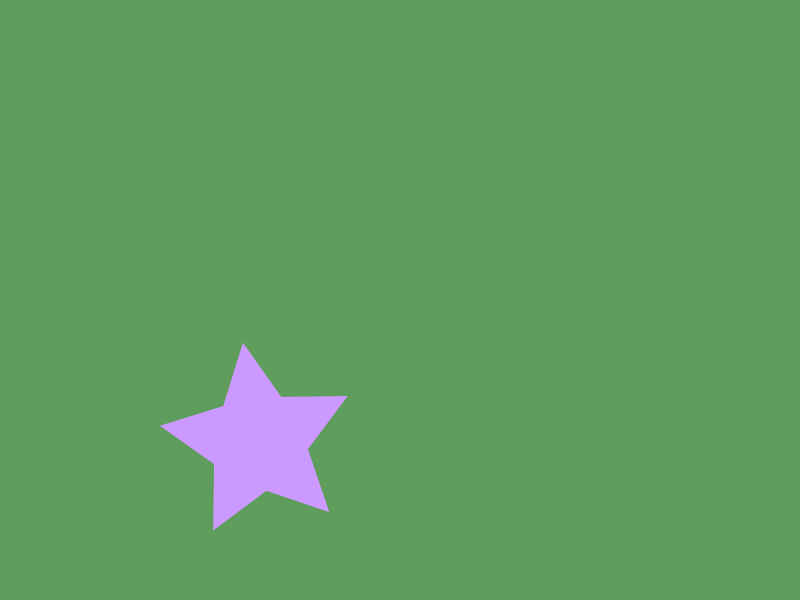
Frame 1 (no input)
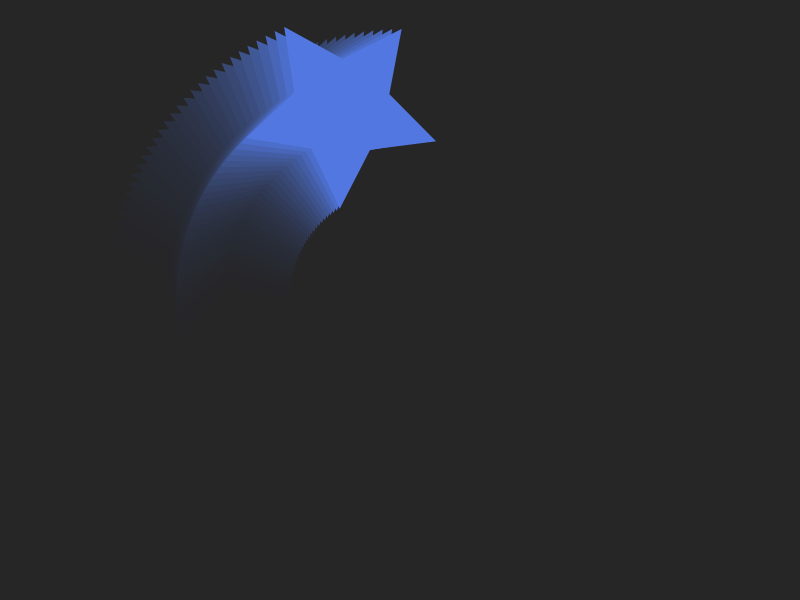
Frame 60 (the mouse pressed at the canvas centre just before this capture)
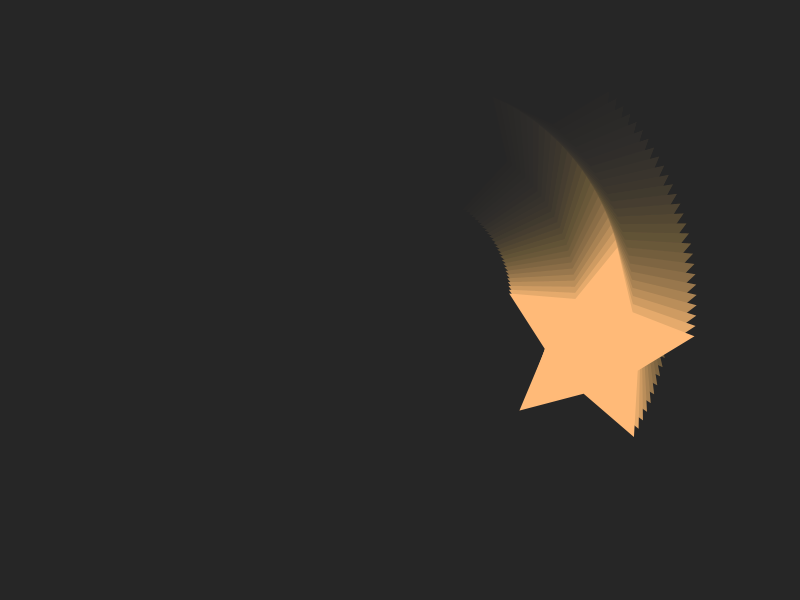
Frame 120 (the mouse held since frame 60 and released just before this capture)

The Processing sketch that drew these frames (run headless with seeded random() and noise(); from frame 60 on, the mouse is pressed at the canvas centre):

// Processing sketch: rotate_cube_object
// ── rotate_cube_object.pde
color[] c = {#CB99FF,#6187F1,#496ED7, #FFC969,#FF9999};

//定义位移变量
float x = 0.0 ;
customShape star = new customShape(0.5) ;
//建立一个设置函数
void setup(){
  //设置画布大小
  size(800,600) ;
  //设置背景颜色
  background(#67ad65);
  //去掉勾边
  noStroke();
  //矩形绘制从中心点开始
  rectMode(CENTER);
}

//建立绘图函数
void draw(){
  //用半透明覆盖画布的大矩形重新涂画布
  fill(#202020,30);
  rect(0,0,2*width, 2*height);
  //改变原点到画布中央
  translate(width/2  , height/2 );
  
  float factor = 0.0 ;
  color rc ;
  //判断区间
  if (int(2*x) % 360 < 72){
    //区间1
    factor = float(int(2*x) % 72) / 72.0 ;
    rc = lerpColor(c[0],c[1], factor);
  }
  else if ((int(2*x) % 360 >= 72) && (int(2*x) % 360 < 144)){
    //区间2
    factor = float(int(2*x) % 72) / 72.0 ;
    rc = lerpColor(c[1],c[2], factor);
  }  else if ((int(2*x) % 360 >= 144) && (int(2*x) % 360 < 216)){
    //区间3
    factor = float(int(2*x) % 72) / 72.0 ;
    rc = lerpColor(c[2],c[3], factor);
  }  else if ((int(2*x) % 360 >= 216) && (int(2*x) % 360 < 288)){
    //区间4
    factor = float(int(2*x) % 72) / 72.0 ;
    rc = lerpColor(c[3],c[4], factor);
  }  else{
    //区间5
    factor = float(int(2*x) % 72) / 72.0 ;
    rc = lerpColor(c[4],c[0], factor);
  }
  
  //计算需要绘制的颜色
  //color rc = lerpColor(c[0],c[4], factor);
  
  //重新定义旋转矩形的颜色
  fill(rc);
  //旋转下面图形，每次增加 n 倍的1度，换算成弧度单位
  rotate(0.25 * PI + 2 * x * PI / 180) ;
  
  //再次进行位移
  translate(0,200);
  
  //画矩形
  //rect(0,0,200,200);
  star.display() ;
  
  //增加x变量，作为角度增量计算的变量
  x = x + 1.0 ;
}

class customShape{
  int n = 5 ;
  float _scale = 1.0 ;
  customShape(float scale){
    _scale = scale ;
  }
  
  void display(){
    pushMatrix() ;
    scale(_scale);
    star(0,0,100,200,n);
    popMatrix() ;
  }
  
  void star(float x, float y, float radius1, float radius2, int npoints) {
    float angle = TWO_PI / npoints;
    float halfAngle = angle/2.0;
    beginShape();
    for (float a = 0; a < TWO_PI; a += angle) {
      float sx = x + cos(a) * radius2;
      float sy = y + sin(a) * radius2;
      vertex(sx, sy);
      sx = x + cos(a+halfAngle) * radius1;
      sy = y + sin(a+halfAngle) * radius1;
      vertex(sx, sy);
    }
    endShape(CLOSE);
  }
} 
